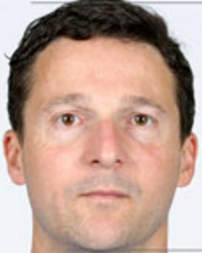
#> input picture hw2/question2/train1-rgb.png, 202 x 253 px
$ python __init__.py   (older library calls are emulated)
#> lines starting #> are read from the running program, lines starting #| are printed output that depends on the picture
### question2/__util__.py
import numpy as np
from os.path import join
from matplotlib.image import imread, imsave
import matplotlib.pyplot as plt
from PIL import Image
import PIL
from math import pow, sqrt


def initFilters():
    train1 = Image.open('train1-rgb.png').convert('L')
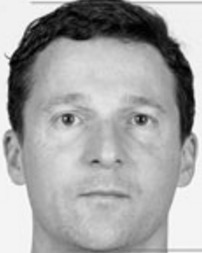
#> train1: PIL image 202x253 L; min 0, max 252, mean 166.2
    train1 = train1.resize((101,126), PIL.Image.ANTIALIAS)
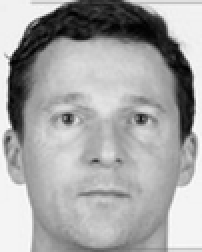
#> train1: PIL image 101x126 L (shown 2 times larger); min 0, max 255, mean 166.2
    train1.save('train1.png')

#> (the run stopped early here; a loop or call above may not have finished)

$ run again, with hw2/question2/input5.jpg saved as hw2/question2/train1-rgb.png
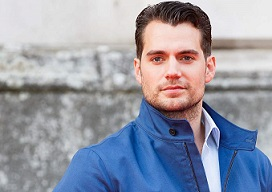
#> input picture hw2/question2/input5.jpg, 272 x 192 px
#> in initFilters, `train1 = Image.open('train1-rgb.png').convert('L')`:
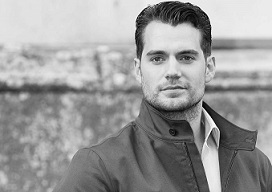
#> train1: PIL image 272x192 L; min 1, max 254, mean 153.6
#> in initFilters, `train1 = train1.resize((101,126), PIL.Image.ANTIALIAS)`:
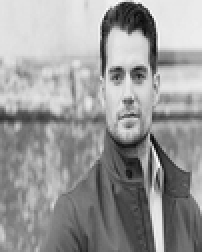
#> train1: PIL image 101x126 L (shown 2 times larger); min 10, max 255, mean 153.6
